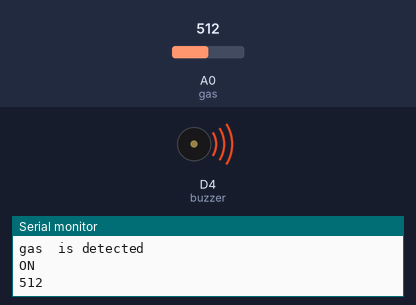
This sketch was run on a simulated ESP8266 (NodeMCU). Shown: buzzer (waves = sounding, pin HIGH), the last lines printed to the serial monitor. The inputs (shaded band) are chosen by the test bench; at power-on: A0 (gas) = 512.

Above: at 2.8 s.
2.9 s: A0 (gas) set to 106
6.2 s: A0 (gas) set to 90
At 9.6 s:
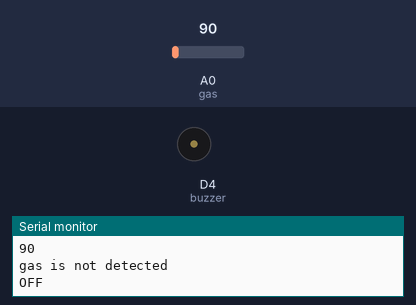
10.5 s: A0 (gas) set to 110
At 13.9 s:
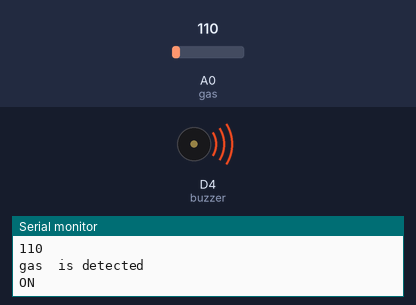
14.5 s: A0 (gas) set to 0
At 18.2 s:
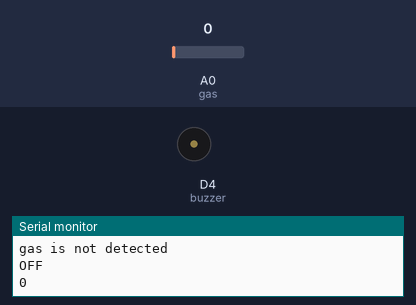
Timing chart, 0 to 19.5 s (numbered marks = the images above; inputs shaded):
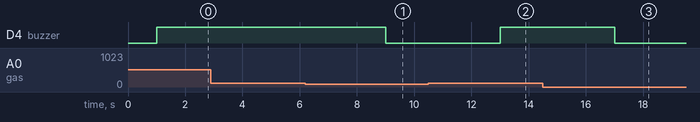

The sketch:

gas_sensor_workshop_day_2.ino
```cpp
int gas=A0;
int buzzer = D4;
void setup() {
  pinMode(D3,INPUT);
  pinMode(D4,OUTPUT);
  Serial.begin(115200);
}

void loop() {
  int d=analogRead(gas);
  Serial.println(d);
delay(1000);
if(d>=100)
{
  Serial.println("gas  is detected");
  digitalWrite(buzzer,HIGH);
  Serial.println("ON");
delay(1000);
}
else
{
  Serial.println("gas is not detected");
  digitalWrite(buzzer,LOW);
  Serial.println("OFF");
delay(1000);
}
}
```

Measured:
- the behaviour switches between 100 and 99 on A0 (gas) (found by bisection; images 0 and 1)
- after the input at 6.2 s, D4 (buzzer): HIGH → LOW after 2.8 s
- after the input at 10.5 s, D4 (buzzer): LOW → HIGH after 2.5 s
- after the input at 14.5 s, D4 (buzzer): HIGH → LOW after 2.5 s
